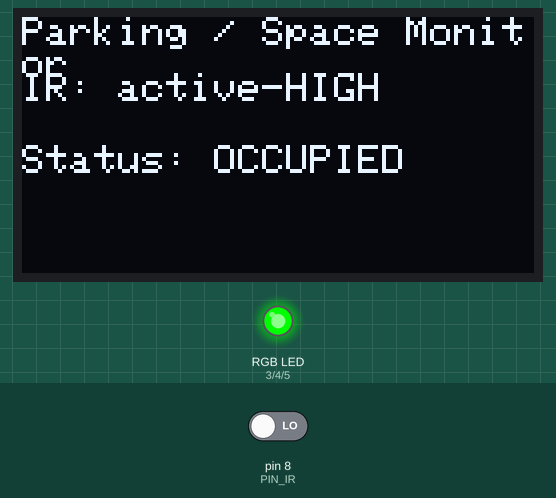
This sketch was run on a simulated Arduino Uno, built with avr-gcc and run on an emulated ATmega328P. Shown: 128×64 one-colour display, an RGB LED mixed from three pins (HIGH = lit). The test bench sets the inputs (shaded band); at power-on: pin 8 (PIN_IR) LOW. What the sketch prints to the serial monitor is not drawn.

Above: at 4.4 s.
4.5 s: pin 8 (PIN_IR) driven HIGH
At 4.9 s:
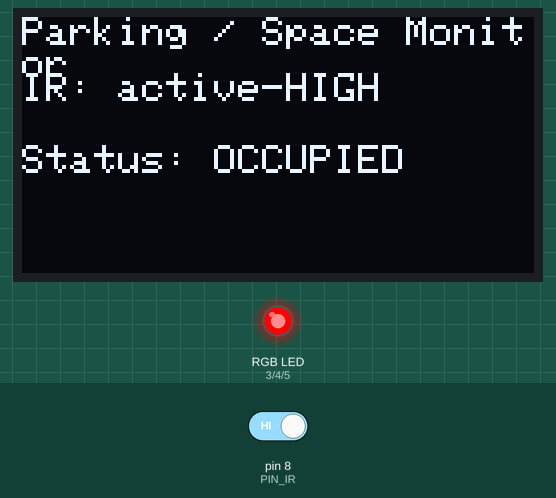
At 6.2 s:
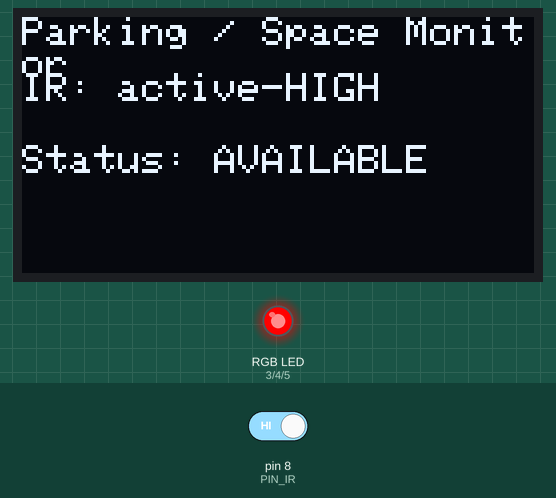
6.5 s: pin 8 (PIN_IR) driven LOW
At 9.9 s:
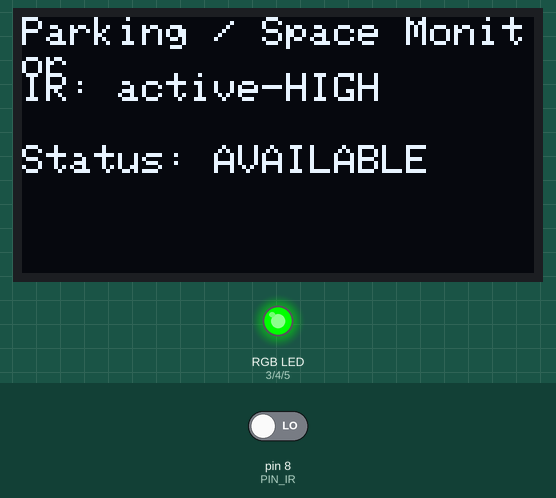
Timing chart, 0 to 11.4 s (numbered marks = the images above; inputs shaded):
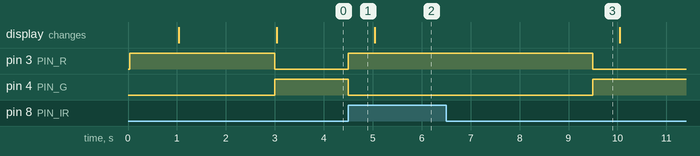

The sketch:

19_IRBasedOccupancyIndicator.ino
```cpp
/*
  IR Occupancy Indicator
  Inputs : IR Sensor on D8 (PIR or IR obstacle)
  Outputs: RGB LED (D3/D4/D5), SSD1306 OLED (I2C)

  Logic:
    - IR present -> OCCUPIED (LED RED, OLED "Occupied")
    - No presence for HOLD_MS -> AVAILABLE (LED GREEN, OLED "Available")
    - Optional PIR warm-up banner for first WARMUP_S seconds
*/

#include <Wire.h>
#include <Adafruit_GFX.h>
#include <Adafruit_SSD1306.h>

// -------- Pins --------
const int PIN_IR = 8;   // IR sensor OUT
const int PIN_R  = 3;   // RED
const int PIN_G  = 4;   // GREEN
const int PIN_B  = 5;   // BLUE or YELLOW pin (not used here)

// -------- OLED --------
#define SCREEN_WIDTH 128
#define SCREEN_HEIGHT 64
Adafruit_SSD1306 display(SCREEN_WIDTH, SCREEN_HEIGHT, &Wire, -1);

// -------- Behavior tuning --------
const bool IR_ACTIVE_HIGH   = true;     // PIR:true, Obstacle sensor (often LOW on detect): false
const unsigned long HOLD_MS = 3000;     // keep OCCUPIED this long after last detection
const unsigned long READ_MS = 1000;     // OLED/Serial refresh
const unsigned long WARMUP_S = 0;       // PIR warm-up seconds (set 30..60 for PIR; keep 0 for obstacle sensor)

// -------- LED helpers (common-cathode). For common-anode, swap HIGH<->LOW. --------
void ledOff()   { digitalWrite(PIN_R, LOW);  digitalWrite(PIN_G, LOW);  digitalWrite(PIN_B, LOW); }
void ledRed()   { digitalWrite(PIN_R, HIGH); digitalWrite(PIN_G, LOW);  digitalWrite(PIN_B, LOW); }
void ledGreen() { digitalWrite(PIN_R, LOW);  digitalWrite(PIN_G, HIGH); digitalWrite(PIN_B, LOW); }
void ledYellow(){ digitalWrite(PIN_R, HIGH); digitalWrite(PIN_G, HIGH); digitalWrite(PIN_B, LOW); }

inline bool presenceNow() {
  int v = digitalRead(PIN_IR);
  return IR_ACTIVE_HIGH ? (v == HIGH) : (v == LOW);
}

void showOLED(const char* statusLine) {
  display.clearDisplay();
  display.setTextColor(SSD1306_WHITE);
  display.setTextSize(1);
  display.setCursor(0,0);  display.println("Parking / Space Monitor");
  display.setCursor(0,14); display.print("IR: ");
  display.println(IR_ACTIVE_HIGH ? "active-HIGH" : "active-LOW");
  display.setCursor(0,32); display.println(statusLine);
  display.display();
}

void setup() {
  pinMode(PIN_IR, INPUT);
  pinMode(PIN_R, OUTPUT);
  pinMode(PIN_G, OUTPUT);
  pinMode(PIN_B, OUTPUT);
  ledOff();

  Serial.begin(9600);
  Wire.begin(); Wire.setClock(400000);

  if (!display.begin(SSD1306_SWITCHCAPVCC, 0x3C)) {
    Serial.println("SSD1306 init failed");
    while (1) { delay(1000); }
  }

  // Optional warm-up status (useful for PIR modules)
  if (WARMUP_S > 0) {
    unsigned long t0 = millis();
    while ((millis() - t0) < (WARMUP_S * 1000UL)) {
      ledYellow();
      showOLED("Warming up sensor...");
      delay(250);
      ledOff();
      delay(250);
    }
  }
}

void loop() {
  static unsigned long lastSeen = 0;     // last time presence was detected
  static unsigned long lastPrint = 0;

  // --- Presence sensing ---
  if (presenceNow()) {
    lastSeen = millis();                 // refresh hold timer
  }

  bool occupied = (millis() - lastSeen) < HOLD_MS;

  // --- Outputs ---
  if (occupied) {
    ledRed();
    if (millis() - lastPrint > READ_MS) {
      lastPrint = millis();
      showOLED("Status: AVAILABLE");
      Serial.println("Status: AVAILABLE");
    }
  } else {
    ledGreen();
    if (millis() - lastPrint > READ_MS) {
      lastPrint = millis();
      showOLED("Status: OCCUPIED");
      Serial.println("Status: OCCUPIED");
    }
  }
}
```

Measured:
- after the input at 4.5 s, pin 3 (PIN_R): LOW → HIGH at once; pin 4 (PIN_G): HIGH → LOW at once
- after the input at 6.5 s, pin 3 (PIN_R): HIGH → LOW after 3.0 s; pin 4 (PIN_G): LOW → HIGH after 3.0 s
